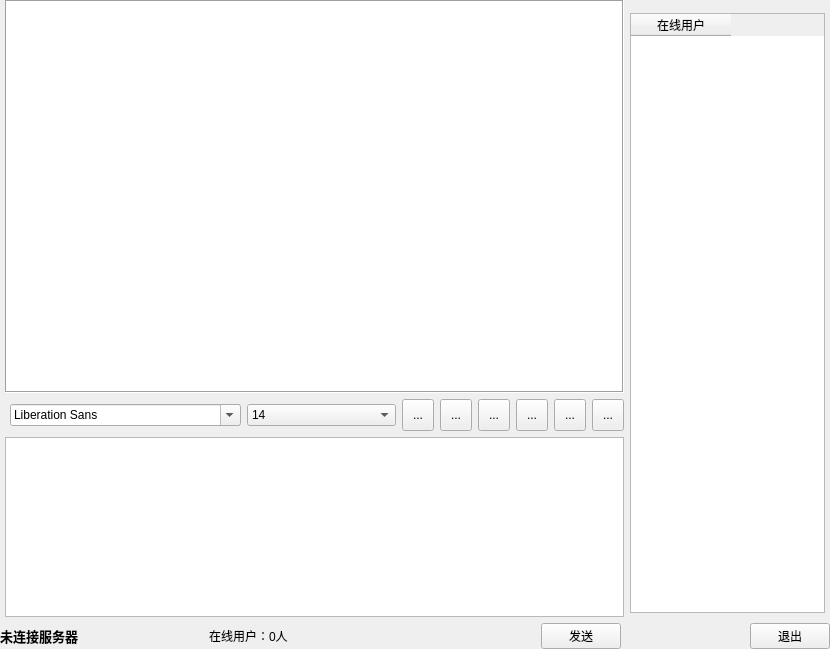
<?xml version="1.0" encoding="UTF-8"?>
<ui version="4.0">
 <class>talkroom</class>
 <widget class="QWidget" name="talkroom">
  <property name="geometry">
   <rect>
    <x>0</x>
    <y>0</y>
    <width>830</width>
    <height>649</height>
   </rect>
  </property>
  <property name="mouseTracking">
   <bool>false</bool>
  </property>
  <property name="windowTitle">
   <string>聊天室</string>
  </property>
  <layout class="QVBoxLayout" name="verticalLayout_6">
   <property name="leftMargin">
    <number>0</number>
   </property>
   <property name="topMargin">
    <number>0</number>
   </property>
   <property name="rightMargin">
    <number>0</number>
   </property>
   <property name="bottomMargin">
    <number>0</number>
   </property>
   <item>
    <widget class="QWidget" name="widget_6" native="true">
     <layout class="QVBoxLayout" name="verticalLayout_5">
      <property name="leftMargin">
       <number>0</number>
      </property>
      <property name="topMargin">
       <number>0</number>
      </property>
      <property name="rightMargin">
       <number>0</number>
      </property>
      <property name="bottomMargin">
       <number>0</number>
      </property>
      <item>
       <widget class="QWidget" name="widget_4" native="true">
        <layout class="QHBoxLayout" name="horizontalLayout_2">
         <property name="leftMargin">
          <number>0</number>
         </property>
         <property name="topMargin">
          <number>0</number>
         </property>
         <property name="rightMargin">
          <number>0</number>
         </property>
         <property name="bottomMargin">
          <number>0</number>
         </property>
         <item>
          <widget class="QWidget" name="widget_3" native="true">
           <layout class="QVBoxLayout" name="verticalLayout_3">
            <property name="leftMargin">
             <number>0</number>
            </property>
            <property name="topMargin">
             <number>0</number>
            </property>
            <property name="rightMargin">
             <number>0</number>
            </property>
            <property name="bottomMargin">
             <number>0</number>
            </property>
            <item>
             <widget class="QWidget" name="widget_2" native="true">
              <property name="minimumSize">
               <size>
                <width>600</width>
                <height>0</height>
               </size>
              </property>
              <layout class="QVBoxLayout" name="verticalLayout_2">
               <property name="leftMargin">
                <number>5</number>
               </property>
               <property name="topMargin">
                <number>0</number>
               </property>
               <property name="rightMargin">
                <number>0</number>
               </property>
               <property name="bottomMargin">
                <number>0</number>
               </property>
               <item>
                <widget class="QTextBrowser" name="out_textBrowser">
                 <property name="minimumSize">
                  <size>
                   <width>600</width>
                   <height>350</height>
                  </size>
                 </property>
                 <property name="frameShape">
                  <enum>QFrame::Box</enum>
                 </property>
                </widget>
               </item>
              </layout>
             </widget>
            </item>
            <item>
             <widget class="QFrame" name="frame_2">
              <property name="frameShape">
               <enum>QFrame::NoFrame</enum>
              </property>
              <layout class="QHBoxLayout" name="horizontalLayout">
               <property name="leftMargin">
                <number>10</number>
               </property>
               <property name="topMargin">
                <number>0</number>
               </property>
               <property name="rightMargin">
                <number>0</number>
               </property>
               <property name="bottomMargin">
                <number>0</number>
               </property>
               <item>
                <widget class="QFontComboBox" name="wordtype"/>
               </item>
               <item>
                <widget class="QComboBox" name="wordsize">
                 <item>
                  <property name="text">
                   <string>14</string>
                  </property>
                 </item>
                 <item>
                  <property name="text">
                   <string>15</string>
                  </property>
                 </item>
                 <item>
                  <property name="text">
                   <string>16</string>
                  </property>
                 </item>
                 <item>
                  <property name="text">
                   <string>17</string>
                  </property>
                 </item>
                 <item>
                  <property name="text">
                   <string>18</string>
                  </property>
                 </item>
                 <item>
                  <property name="text">
                   <string>19</string>
                  </property>
                 </item>
                 <item>
                  <property name="text">
                   <string>20</string>
                  </property>
                 </item>
                 <item>
                  <property name="text">
                   <string>21</string>
                  </property>
                 </item>
                 <item>
                  <property name="text">
                   <string>22</string>
                  </property>
                 </item>
                </widget>
               </item>
               <item>
                <widget class="QToolButton" name="wordbold">
                 <property name="minimumSize">
                  <size>
                   <width>32</width>
                   <height>32</height>
                  </size>
                 </property>
                 <property name="toolTip">
                  <string>字体加粗</string>
                 </property>
                 <property name="text">
                  <string>...</string>
                 </property>
                 <property name="icon">
                  <iconset resource="images.qrc">
                   <normaloff>:/images/bold.png</normaloff>:/images/bold.png</iconset>
                 </property>
                 <property name="iconSize">
                  <size>
                   <width>26</width>
                   <height>26</height>
                  </size>
                 </property>
                 <property name="checkable">
                  <bool>true</bool>
                 </property>
                </widget>
               </item>
               <item>
                <widget class="QToolButton" name="wordlics">
                 <property name="minimumSize">
                  <size>
                   <width>32</width>
                   <height>32</height>
                  </size>
                 </property>
                 <property name="toolTip">
                  <string>字体倾斜</string>
                 </property>
                 <property name="text">
                  <string>...</string>
                 </property>
                 <property name="icon">
                  <iconset resource="images.qrc">
                   <normaloff>:/images/lics.png</normaloff>:/images/lics.png</iconset>
                 </property>
                 <property name="iconSize">
                  <size>
                   <width>26</width>
                   <height>26</height>
                  </size>
                 </property>
                 <property name="checkable">
                  <bool>true</bool>
                 </property>
                </widget>
               </item>
               <item>
                <widget class="QToolButton" name="wordline">
                 <property name="minimumSize">
                  <size>
                   <width>32</width>
                   <height>32</height>
                  </size>
                 </property>
                 <property name="toolTip">
                  <string>字体加下划线</string>
                 </property>
                 <property name="text">
                  <string>...</string>
                 </property>
                 <property name="icon">
                  <iconset resource="images.qrc">
                   <normaloff>:/images/uline.png</normaloff>:/images/uline.png</iconset>
                 </property>
                 <property name="iconSize">
                  <size>
                   <width>26</width>
                   <height>26</height>
                  </size>
                 </property>
                 <property name="checkable">
                  <bool>true</bool>
                 </property>
                </widget>
               </item>
               <item>
                <widget class="QToolButton" name="wordcolor">
                 <property name="minimumSize">
                  <size>
                   <width>32</width>
                   <height>32</height>
                  </size>
                 </property>
                 <property name="toolTip">
                  <string>字体颜色</string>
                 </property>
                 <property name="text">
                  <string>...</string>
                 </property>
                 <property name="icon">
                  <iconset resource="images.qrc">
                   <normaloff>:/images/color.png</normaloff>:/images/color.png</iconset>
                 </property>
                 <property name="iconSize">
                  <size>
                   <width>26</width>
                   <height>26</height>
                  </size>
                 </property>
                </widget>
               </item>
               <item>
                <widget class="QToolButton" name="savetalk">
                 <property name="minimumSize">
                  <size>
                   <width>32</width>
                   <height>32</height>
                  </size>
                 </property>
                 <property name="toolTip">
                  <string>保存聊天记录</string>
                 </property>
                 <property name="text">
                  <string>...</string>
                 </property>
                 <property name="icon">
                  <iconset resource="images.qrc">
                   <normaloff>:/images/save.png</normaloff>:/images/save.png</iconset>
                 </property>
                 <property name="iconSize">
                  <size>
                   <width>26</width>
                   <height>26</height>
                  </size>
                 </property>
                </widget>
               </item>
               <item>
                <widget class="QToolButton" name="cleartalk">
                 <property name="minimumSize">
                  <size>
                   <width>32</width>
                   <height>32</height>
                  </size>
                 </property>
                 <property name="toolTip">
                  <string>清屏</string>
                 </property>
                 <property name="text">
                  <string>...</string>
                 </property>
                 <property name="icon">
                  <iconset resource="images.qrc">
                   <normaloff>:/images/clear.png</normaloff>:/images/clear.png</iconset>
                 </property>
                 <property name="iconSize">
                  <size>
                   <width>26</width>
                   <height>26</height>
                  </size>
                 </property>
                </widget>
               </item>
              </layout>
             </widget>
            </item>
            <item>
             <widget class="QFrame" name="frame">
              <property name="minimumSize">
               <size>
                <width>0</width>
                <height>0</height>
               </size>
              </property>
              <property name="maximumSize">
               <size>
                <width>16777215</width>
                <height>180</height>
               </size>
              </property>
              <property name="layoutDirection">
               <enum>Qt::LeftToRight</enum>
              </property>
              <property name="frameShape">
               <enum>QFrame::NoFrame</enum>
              </property>
              <layout class="QVBoxLayout" name="verticalLayout">
               <property name="leftMargin">
                <number>5</number>
               </property>
               <property name="topMargin">
                <number>0</number>
               </property>
               <property name="rightMargin">
                <number>0</number>
               </property>
               <property name="bottomMargin">
                <number>0</number>
               </property>
               <item>
                <widget class="QTextEdit" name="in_textEdit">
                 <property name="minimumSize">
                  <size>
                   <width>600</width>
                   <height>80</height>
                  </size>
                 </property>
                </widget>
               </item>
              </layout>
             </widget>
            </item>
           </layout>
          </widget>
         </item>
         <item>
          <widget class="QWidget" name="widget" native="true">
           <property name="maximumSize">
            <size>
             <width>200</width>
             <height>610</height>
            </size>
           </property>
           <layout class="QVBoxLayout" name="verticalLayout_4">
            <property name="leftMargin">
             <number>0</number>
            </property>
            <property name="topMargin">
             <number>10</number>
            </property>
            <property name="rightMargin">
             <number>5</number>
            </property>
            <property name="bottomMargin">
             <number>0</number>
            </property>
            <item>
             <widget class="QTableWidget" name="usrname_tableWidget">
              <property name="maximumSize">
               <size>
                <width>16777215</width>
                <height>620</height>
               </size>
              </property>
              <property name="lineWidth">
               <number>1</number>
              </property>
              <property name="autoScrollMargin">
               <number>16</number>
              </property>
              <property name="selectionMode">
               <enum>QAbstractItemView::SingleSelection</enum>
              </property>
              <property name="selectionBehavior">
               <enum>QAbstractItemView::SelectRows</enum>
              </property>
              <column>
               <property name="text">
                <string>在线用户</string>
               </property>
              </column>
             </widget>
            </item>
           </layout>
          </widget>
         </item>
        </layout>
       </widget>
      </item>
      <item>
       <widget class="QWidget" name="widget_5" native="true">
        <property name="maximumSize">
         <size>
          <width>900</width>
          <height>16777215</height>
         </size>
        </property>
        <layout class="QHBoxLayout" name="horizontalLayout_3">
         <property name="leftMargin">
          <number>0</number>
         </property>
         <property name="topMargin">
          <number>0</number>
         </property>
         <property name="rightMargin">
          <number>0</number>
         </property>
         <property name="bottomMargin">
          <number>0</number>
         </property>
         <item>
          <widget class="QLabel" name="isconn_label">
           <property name="font">
            <font>
             <family>新宋体</family>
             <pointsize>10</pointsize>
             <bold>true</bold>
            </font>
           </property>
           <property name="text">
            <string>未连接服务器</string>
           </property>
          </widget>
         </item>
         <item>
          <spacer name="horizontalSpacer">
           <property name="orientation">
            <enum>Qt::Horizontal</enum>
           </property>
           <property name="sizeHint" stdset="0">
            <size>
             <width>40</width>
             <height>20</height>
            </size>
           </property>
          </spacer>
         </item>
         <item>
          <widget class="QLabel" name="online_usr">
           <property name="text">
            <string>在线用户：0人</string>
           </property>
          </widget>
         </item>
         <item>
          <spacer name="horizontalSpacer_2">
           <property name="orientation">
            <enum>Qt::Horizontal</enum>
           </property>
           <property name="sizeHint" stdset="0">
            <size>
             <width>40</width>
             <height>20</height>
            </size>
           </property>
          </spacer>
         </item>
         <item>
          <spacer name="horizontalSpacer_4">
           <property name="orientation">
            <enum>Qt::Horizontal</enum>
           </property>
           <property name="sizeHint" stdset="0">
            <size>
             <width>45</width>
             <height>20</height>
            </size>
           </property>
          </spacer>
         </item>
         <item>
          <widget class="QPushButton" name="sendmeg">
           <property name="autoFillBackground">
            <bool>false</bool>
           </property>
           <property name="text">
            <string>发送</string>
           </property>
           <property name="shortcut">
            <string>Return</string>
           </property>
          </widget>
         </item>
         <item>
          <spacer name="horizontalSpacer_3">
           <property name="orientation">
            <enum>Qt::Horizontal</enum>
           </property>
           <property name="sizeHint" stdset="0">
            <size>
             <width>40</width>
             <height>20</height>
            </size>
           </property>
          </spacer>
         </item>
         <item>
          <widget class="QPushButton" name="outtalk">
           <property name="text">
            <string>退出</string>
           </property>
          </widget>
         </item>
        </layout>
       </widget>
      </item>
     </layout>
    </widget>
   </item>
  </layout>
 </widget>
 <resources>
  <include location="images.qrc"/>
 </resources>
 <connections/>
</ui>
